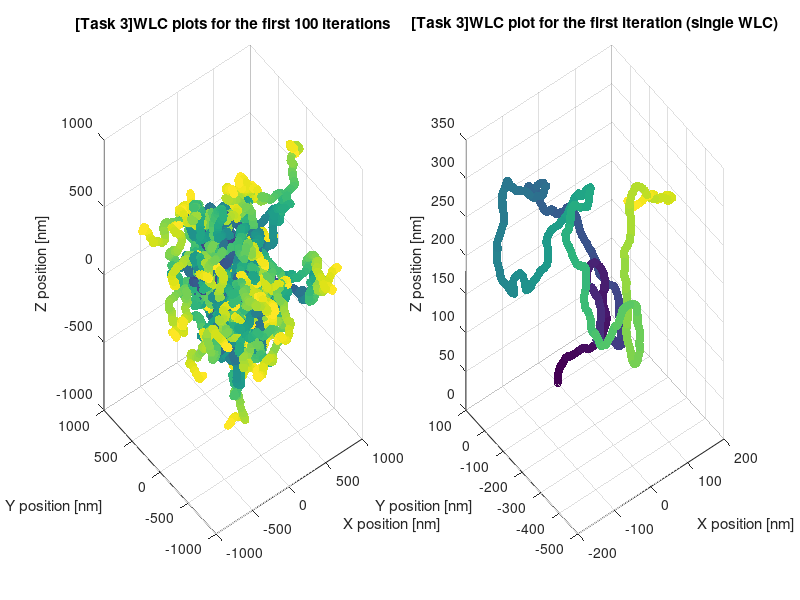
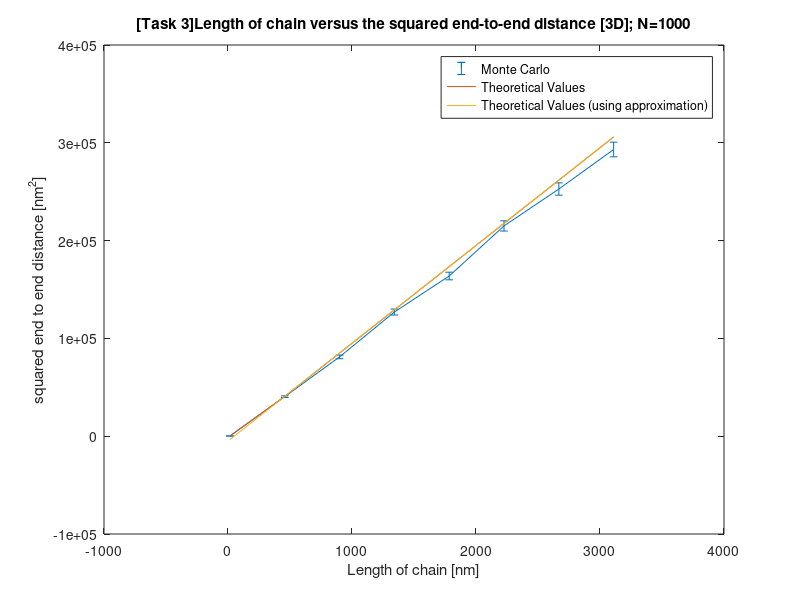

MATLAB code to generate these figures, in order:
%% Computational Science Final Project: Worm-Like Chain
% Task 4
% Authors: Maarten Joosten & Nemo Andrea
% IDs: xxxxxxx & 4473035
% Date of Creation: 20-06-2017
% github: https://github.com/MJoosten/Computational-Science

%% Task 3 - Prepping

clear all;
close all;
format compact;

%% Start

%parameters
enable_plots=true; %do you wish to plot the WLC? 
enable_debug_plots=false; %do you wish to view debugging plots? 
enable_error_plot=true;
plot_scatter=true; %do you wish to havea  scatter plot over plot3 for 
                   %the plot with multiple WLC in one figure?
P=8; %number of configurations (configuration = amount segments of chain) 
P_range=[50,10000]; %range of segment numbers (default: 100,5000)
N=1000; %Iterations of Polymer/chain (DNA) generation (default:100)
K=round(linspace(P_range(1),P_range(2),P)); % Number of segments of chain
                                     %(base pairs) (default:2000)
length_link=0.311;%[nm] Length of each chain link(base pair)(default:0.311)
length_persist=50; %[nm] persistence length (default:50)
length_chain=K*length_link; %[nm] Total length of chain (DNA)
t_initial=[0;0;1]; %initial orientation of t vector (unit length);
                   %(default: 0,0,1 (z axis))

                   
%Preallocation - Outside Loop
comp_time=zeros(N,1); %this array will hold the computational time for
                      %for each Iteration (N iterations)
distances=zeros(N,P); %will hold the squared end-to-end distances

%opening statement (for console iterpretability)
fprintf(['\n>>>[task 3] Starting Computation WLC 3D with %u'...
        ' configurations each with %u iterations and number of segments '...
        'between %u and %u'],P,N,min(K),max(K))

for pp=1:P
    K_local=K(pp);
    
    %Preallocation - Inside Loop
    location=zeros(3,K_local,N); %will hold the location for each polymer link (3D)
    tangents=ones(3,K_local,N);% holds the angles %TODO: do this more efficiently

    % generate random bend angles
    % Gaussian Distribution with mu=0;var=length_link/length_persistence
    rand_angles1=sqrt(length_link/length_persist)*randn(K_local,N);
    rand_angles2=sqrt(length_link/length_persist)*randn(K_local,N);  
    %Cumulative Angles (these are the random angles values we will rotate at)
    cum_angles1=cumsum(rand_angles1,1);
    cum_angles2=cumsum(rand_angles2,1);
    
    %compute cosines and sines beforehand
    cos_test_1=cos(cum_angles1);
    sin_test_1=sin(cum_angles1);
    cos_test_2=cos(cum_angles2);
    sin_test_2=sin(cum_angles2);   
   

    % Computation ------------------------------------------------------------- 

    fprintf('\nComputing WLC 3D Distance for K=%u links, for N=%u iterations',K_local,N)
    for ii=1:N %loop over N iterations(generate N independent runs)
        tic %start a clock for each run        
             
        %compute tangents
        factor_cont=(sqrt(1-(sin_test_1(:,ii).*sin_test_2(:,ii)).^2));
        tangents(1,:,ii)=sin_test_1(:,ii).*cos_test_2(:,ii)./factor_cont;
        tangents(2,:,ii)=cos_test_1(:,ii).*sin_test_2(:,ii)./factor_cont;
        tangents(3,:,ii)=cos_test_1(:,ii).*cos_test_2(:,ii)./factor_cont;
       
        %update Locations (fast method)
        location(:,:,ii)=cumsum(tangents(:,:,ii)*length_link,2); 
        
        %Compute the squared end-to-end distance (works for non-zero starting
        %points too. Alternative method would be norm(vector)^2.      
        distances(ii,pp)=sum((location(:,end,ii)-location(:,1,ii)).^2);
        comp_time(ii)=toc; %clock in computation time for this (single) WLC.    
    end

    %calculate theoretical distance
    theoretical_dist=2*length_persist*length_chain-2*length_persist^2*...
        (1-exp(-length_chain/(length_persist)));
    theoretical_approx=2*length_persist*length_chain-2*length_persist^2;
    
    %calculate a percentage error using |new-old|/old 
    %<<<Keep in mind the figures only display the LAST iteration over P (last
    %configuration!>>>
    difference_percent=100*(abs(mean(distances(:,end))-...
        theoretical_dist(end))/theoretical_dist(end));
end


%signaling computation is finished
fprintf('\n>%u Configurations each with %u iterations completed, Computation finished',P,N)

% Displaying Results / PostProcessing -------------------------------------

%% Plotting 

%<<<Keep in mind the figures only display the LAST iteration over P (last
%configuration!>>>
if enable_debug_plots
    figure
    subplot(2,2,1)    
    histogram(rand_angles1,[-0.4 -0.4:0.02:0.4 0.4])
    title('[Task3]Distribution of angles (angle1)')
    xlabel('Angle')
    ylabel('Frequency')
    yyaxis right
   ylabel('probability')
   range_hist=-0.4:0.02:0.4;
   plot(range_hist,normpdf(range_hist,0,sqrt(length_link/length_persist)))
   legend('Computed Angles','Theoretical Distribution')
   
    subplot(2,2,2)
    histogram(rand_angles2,[-0.4 -0.4:0.02:0.4 0.4])
    title('[Task3]Distribution of angles (angle2)')
    xlabel('Angle')
    yyaxis right
   ylabel('probability')
   range_hist=-0.4:0.02:0.4;
   plot(range_hist,normpdf(range_hist,0,sqrt(length_link/length_persist)))
   legend('Computed Angles','Theoretical Distribution')
    
    ylabel('Frequency')
    subplot(2,2,3)
    plot(distances)
    title('[Task3]Distances for different WLC (no bias expected)')
    xlabel('Iteration number (N)')
    ylabel('Squared end-to-end distance [nm^2]')
    
    %TODO: add curvature??? or More debuggin options
end

%Plotting Results

%<<<Keep in mind the figures only display the LAST iteration over P (last
%configuration!>>>
if enable_plots
    figure
    %plotting a subset (multiple) WLC (set by plot_wlc_number)    
    subplot(1,2,1)
    if plot_scatter
        for ii=1:min([N 100])
            scatter3(location(1,:,ii),location(2,:,ii),location(3,:,ii),...
                [],linspace(1,K(end),K(end)),'filled')
            hold on
        end
        title(sprintf('[Task 3]WLC plots for the first %u iterations',min([N 100])))
        xlabel('X position [nm]')
        ylabel('Y position [nm]')
        zlabel('Z position [nm]')
    else
        for ii=1:min([N 100])
            plot3(location(1,:,ii),location(2,:,ii),location(3,:,ii))
            hold on
        end
        title(sprintf('[Task 3]WLC plots for the first %u iterations',min([N 100])))
        grid on
        xlabel('X position [nm]')
        ylabel('Y position [nm]')
        zlabel('Z position [nm]')
    end
    %plotting a single WLC 
    subplot(1,2,2)
    scatter3(location(1,:,1),location(2,:,1),location(3,:,1),...
        [],linspace(1,K(end),K(end)),'filled')
    title('[Task 3]WLC plot for the first iteration (single WLC)')
    xlabel('X position [nm]')
    ylabel('Y position [nm]')
    zlabel('Z position [nm]')
end

%Plotting Error plot (3B)

if enable_error_plot
    %%make non-for loop? more elegant, no need for performance
    %%TODO: can you check this? it seems okay now, but id like to have someone
  
    clear error_chain
    for ii=1:P    
        error_chain(ii)=sqrt((mean(distances(:,ii).^2)-mean(distances(:,ii))^2)/N);
        %no need for preallocation here
    end   
   
    
    figure
    errorbar(length_chain,mean(distances,1),error_chain);
    hold on
    plot(length_chain,theoretical_dist)
    hold on
    plot(length_chain,theoretical_approx)
    hold off
    title(sprintf('[Task 3]Length of chain versus the squared end-to-end distance [3D]; N=%u',N))
    xlabel('Length of chain [nm]')
    ylabel('squared end to end distance [nm^2]')
    legend('Monte Carlo','Theoretical Values','Theoretical Values (using approximation)')
end

%Printing Some Messages (Task 3A) -----------------------------------------
fprintf(['\nNote: The following statements only apply to the last '...
         'iteration over P, that is K=%u'],K(end))
%print squared-end-to-end distances (mean + standard deviation)
%TODO: check if standard deviation is correct (see document)
%TODO: check how we wish to display values such as percentage (how many
%decimals etc)
%<<<Keep in mind the figures only display the LAST iteration over P (last
%configuration!>>>
fprintf('\n> The mean squared end-to-end distances for %u iterations is: %f, with standard deviation: %f',N,mean(distances(:,end)),std(distances(:,end))/sqrt(N)) %
fprintf('\n> The theoretical squared end-to-end distance is: %f; the difference in percentage is: %u',theoretical_dist(end),round(difference_percent));

%print computational times
%TODO: figure out proper display values for times (comp times)
%<<<Keep in mind the figures only display the LAST iteration over P (last
%configuration!>>>
fprintf('\n> Total computational time for %u iterations is: %f, the mean time per iteration is:  %f',N,sum(comp_time),mean(comp_time));

%closing statement (for console iterpretability)
fprintf('\n>>>[task3] Completed.\n')